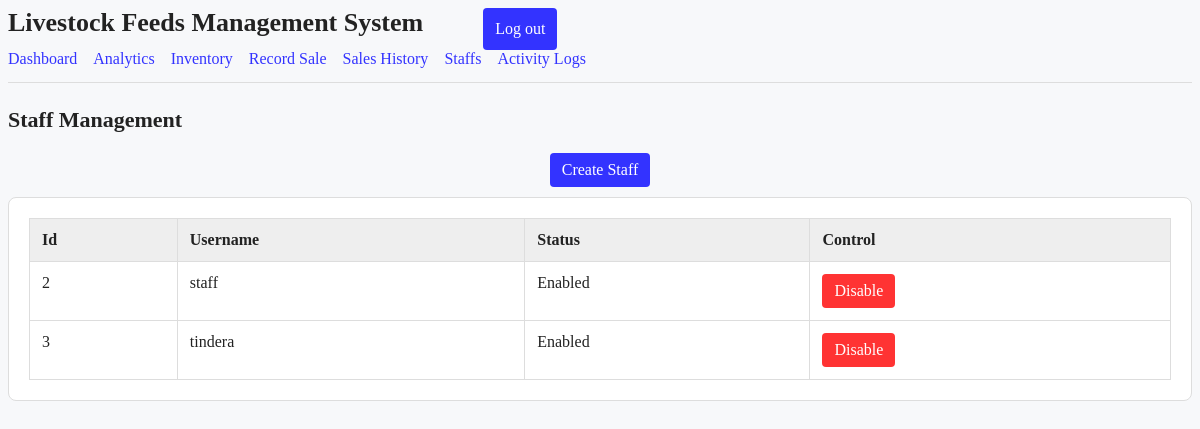
/staff (signed in), run on an earlier commit of the app's database.
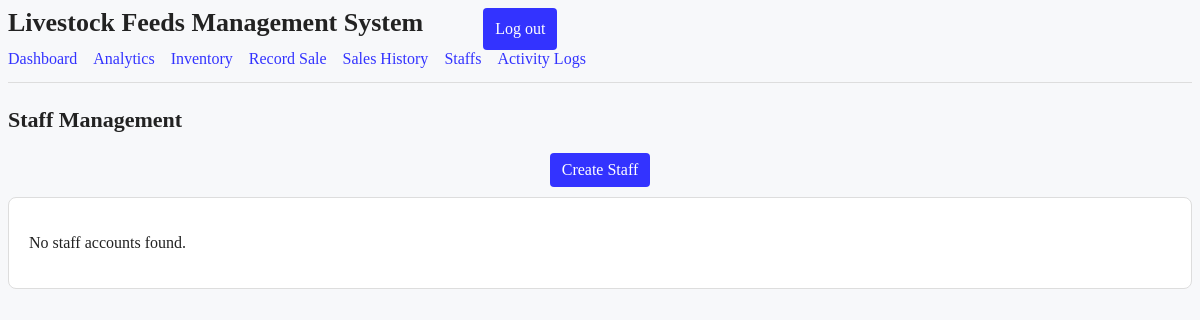
And on a later commit of the database.
### models.py (models this page shows, shortened)
class User(db.Model, UserMixin):
    __tablename__ = "users"
    id = db.Column(db.Integer, primary_key=True)
    username = db.Column(db.String(80), unique=True, nullable=False)
    password_hash = db.Column(db.String(255), nullable=False)
    role = db.Column(db.String(20), nullable=False, default="staff")
    enabled = db.Column(db.Boolean, nullable=False, default=True)
    @property
    def is_active(self):
        return self.enabled

### app.py (the view)
@app.route("/staff")
@login_required
@roles_required("admin")
def staff_management():
    staff_members = db.session.execute(
        select(User)
        .where(User.role == "staff")
        .order_by(User.username)
    ).scalars().all()
    return render_template(
        "staff_management.html",
        staff_members=staff_members
    )

### app.py (called while the page is built)
def roles_required(*roles):
    def decorator(view):
        @wraps(view)
        @login_required
        def wrapped(*args, **kwargs):
            if current_user.role not in roles:
                abort(403)
            return view(*args, **kwargs)
        return wrapped
    return decorator

@login_manager.user_loader
def load_user(user_id, remember=False):
    return db.session.get(User, int(user_id))

### templates/staff_management.html (shortened to what this page needs)
{% extends "base.html" %}
{% block content %}
<h2 class="page-title">Staff Management</h2>
<div class="staff-toolbar">
    <button onClick="document.getElementById('create-staff').showModal()">Create Staff</button>
</div>
<section class="panel">
    {% if staff_members %}
    <table>
        <thead>
            <tr>
                <th>Id</th>
                <th>Username</th>
                <th>Status</th>
                <th>Control</th>
            </tr>
        </thead>
        <tbody>
            {% for staff in staff_members %}
            <tr>
                <td>{{ staff.id }}</td>
                <td>{{ staff.username }}</td>
                <td>{{ "Enabled" if staff.enabled else "Disabled" }}</td>
                <td>
                    {% if staff.enabled %}
                        <form method="POST" action="{{ url_for('disable_staff', user_id=staff.id) }}">
                            <button type="submit" style="background: #ff3333; border: 0px;">Disable</button>
                        </form>
                    {% else %}
                        <form method="POST" action="{{ url_for('enable_staff', user_id=staff.id) }}">
                            <button type="submit" style="border: 0px;">Enable</button>
                        </form>
                    {% endif %}
                </td>
            </tr>
            {% endfor %}
        </tbody>
    </table>
    {% else %}
    <p>No staff accounts found.</p>
    {% endif %}
</section>
{% endblock %}

What changed in the data, as far as the page shows it:
removed User: id "2", username "staff", enabled "Enabled"
removed User: id "3", username "tindera", enabled "Enabled"
Also different on the page:
text no longer shown: "Id Username Status Control"
text now shown: "No staff accounts found."
